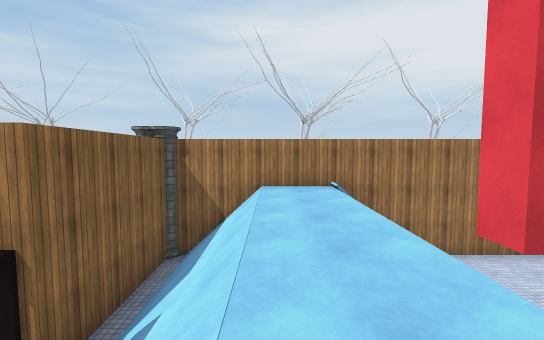
[1] (above)

17 first-person views from a walk through a Unity game level. The camera is 1.5 m above the floor, tilts 4° down and sees 90° across. The floor is counted in squares, 2 m on a side. Each view is taken from the middle of a square. On the plan, view 1 faces up. The plan holds only what a view shows up to about 10 squares ahead; the rest is blank. The place goes on beyond the plan. The player is left out. Some animated figures are left out. Door leaves are left out, so doorways stand open. Some surface patterns are stand-ins.

[2]
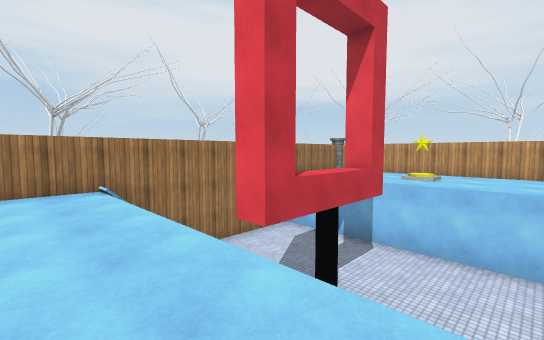

[3]
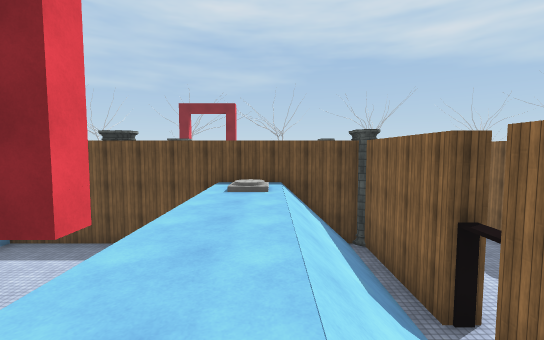

[4]
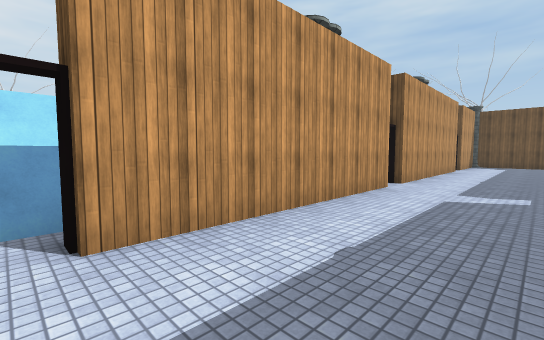

[5]
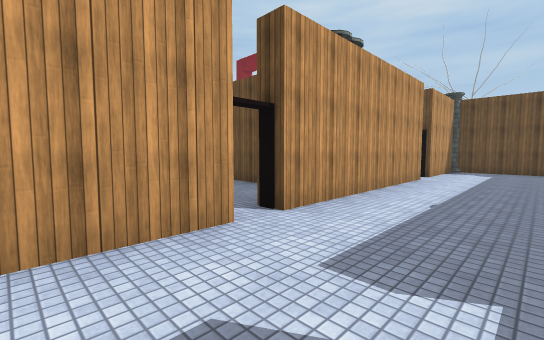

[6]
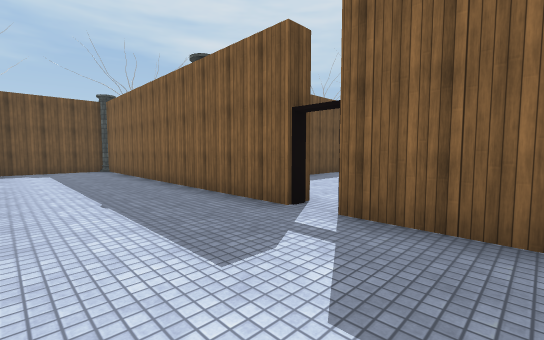

[7]
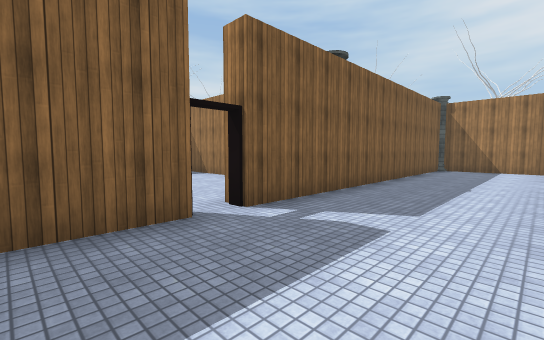

[8]
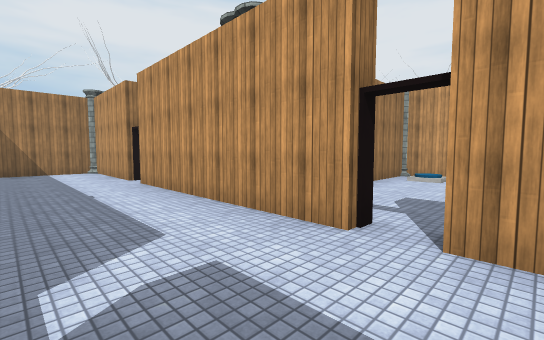

[9]
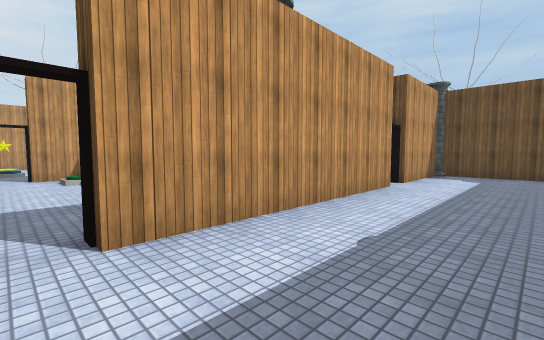

[10]
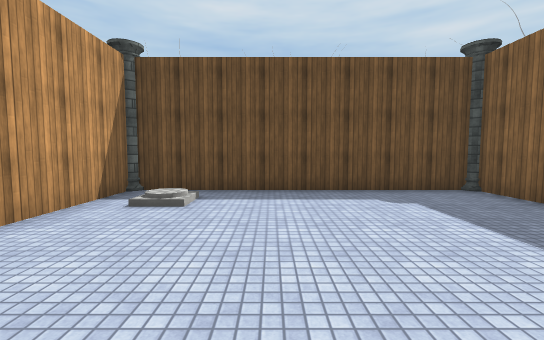

[11]
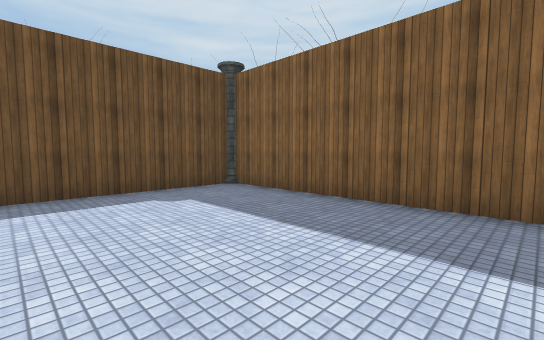

[12]
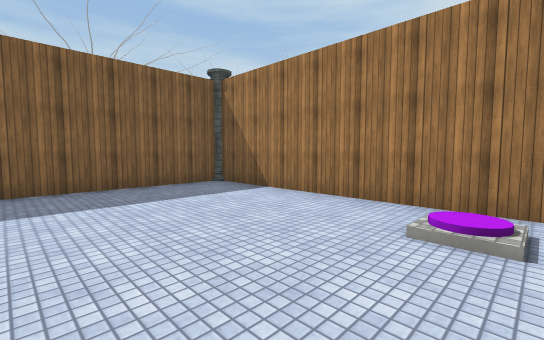

[13]
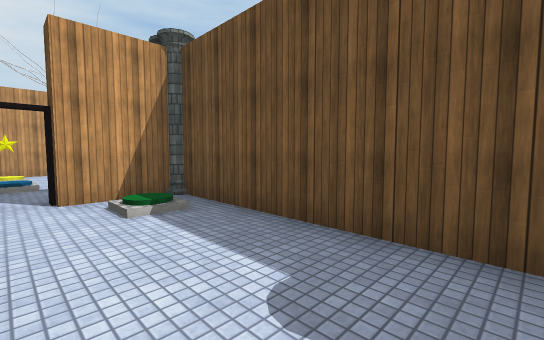

[14]
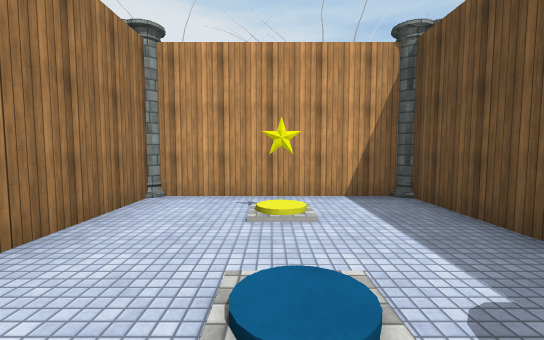

[15]
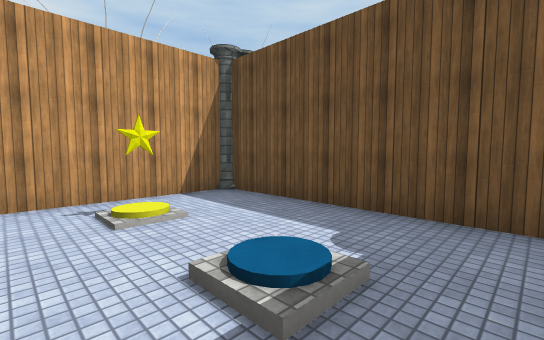

[16]
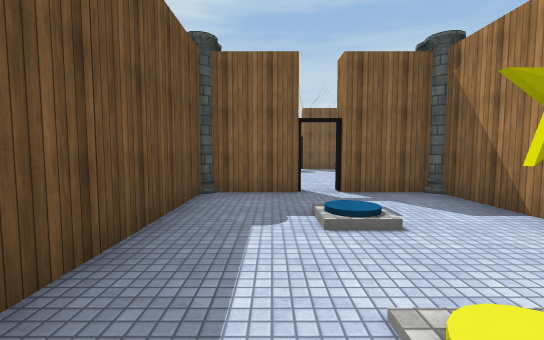

[17]
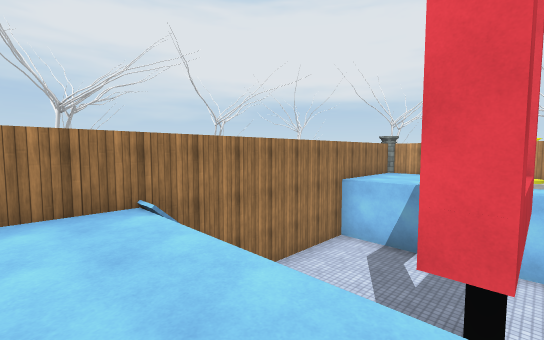

### Floor plan
Key: @ floor where view 1 was taken; # wall or solid block; . main floor; : floor 3 m higher than the main floor; / step, stairs or slope; D open door; ^ raised ledge; v drop or lower ground; C column; O other object.
Columns run from 13 left of view 1 to 10 right of it. Each row starts with its distance up from view 1.
  6        O##CC###########C
  5        #...#/::  vvv:
  4        #...#/::  vvv
  3        #...#/::v vvv
  2        #..DD/::v^^vv
  1        #...#/::  vvv
  0        #...#/@/  vvv
 -1 C######O...#/::vvvvv
 -2 #......#...C#####C#####C
 -3 #......#...#.....#.....#
 -4 #......D..DD.....D./.O.#
 -5 #......#...#.....#.....#
 -6 #......#...O####.C.....C
 -7 C......C...O   ########O
 -8  #######...#
 -9        #...#
-10        #..D
-11        #...#
-12        #...#
-13        C..C
-14         ###

Where each view was taken, in squares from view 1:
view 1: 0 up, 0 right, facing up
view 2: 0 up, 0 right, facing up-right
view 3: 5 up, 0 right, facing down
view 4: 2 up, 5 left, facing down-right
view 5: 2 down, 5 left, facing down-right
view 6: 2 down, 3 left, facing down-left
view 7: 6 down, 3 left, facing up-left
view 8: 5 down, 5 left, facing up-right
view 9: 4 down, 5 left, facing down-right
view 10: 2 down, 9 left, facing down
view 11: 2 down, 9 left, facing down-left
view 12: 5 down, 7 left, facing up-left
view 13: 4 down, 1 left, facing down-right
view 14: 4 down, 5 right, facing right
view 15: 3 down, 5 right, facing down-right
view 16: 5 down, 9 right, facing left
view 17: 2 up, 0 right, facing up-right
